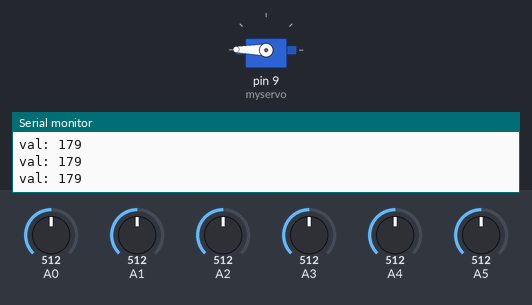
Simulated run of this sketch. Board: Arduino Uno, built with avr-gcc and run on an emulated ATmega328P. Shown: servo, the last lines printed to the serial monitor. The inputs (shaded band) are chosen by the test bench; at power-on: A1 = 512, A5 = 512, A2 = 512, A3 = 512, A0 = 512, A4 = 512.

Above: at 1.2 s.
1.3 s: A1 set to 495
At 1.8 s:
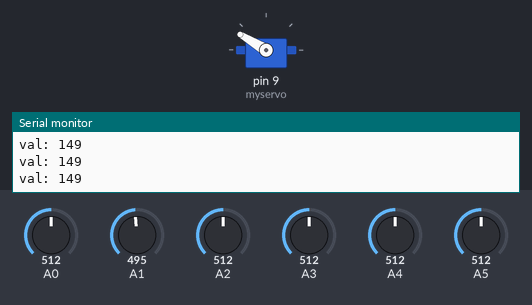
2.8 s: A5 set to 502
4.3 s: A5 set to 479
At 5.1 s:
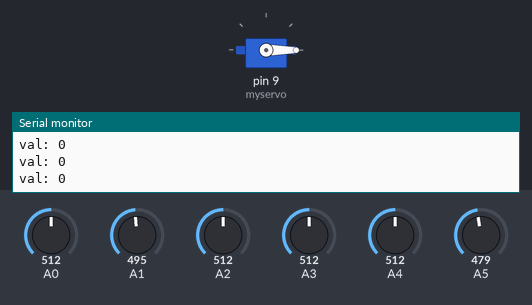
5.8 s: A2 set to 490
7.3 s: A2 set to 461
At 7.8 s:
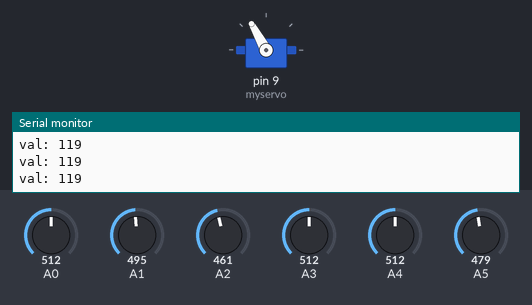
8.8 s: A3 set to 306
At 10.0 s:
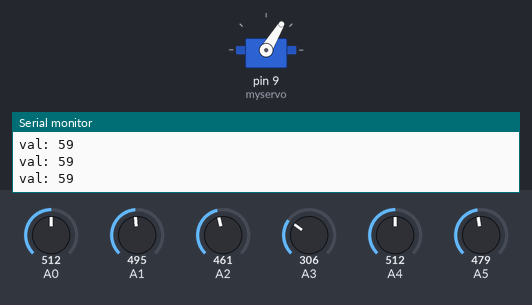
Timing chart, 0 to 11.3 s (numbered marks = the images above; inputs shaded):
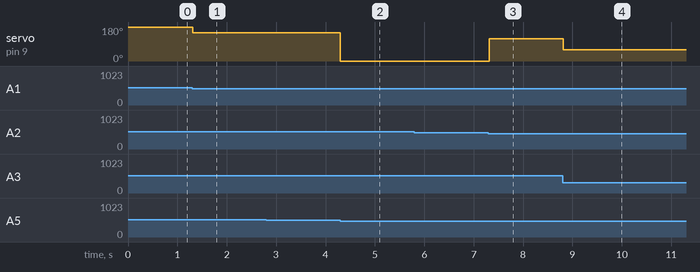

Measured:
- the behaviour switches between 512 and 511 on A1 (found by bisection; images 0 and 1)
- the behaviour switches between 495 and 494 on A5 (found by bisection; images 1 and 2)
- the behaviour switches between 479 and 478 on A2 (found by bisection; images 2 and 3)
- after the input at 1.3 s, servo on pin 9 (myservo): 179° → 149° at once
- after the input at 4.3 s, servo on pin 9 (myservo): 149° → 0° at once
- after the input at 7.3 s, servo on pin 9 (myservo): 0° → 119° at once
- after the input at 8.8 s, servo on pin 9 (myservo): 119° → 59° at once

The sketch:

ldr_servo.ino
```cpp
/*
 Controlling a servo position using a potentiometer (variable resistor)
 by Michal Rinott <http://people.interaction-ivrea.it/m.rinott>

 modified on 8 Nov 2013
 by Scott Fitzgerald
 http://arduino.cc/en/Tutorial/Knob
*/

#include <Servo.h>

Servo myservo;  // create servo object to control a servo

int val;    // variable to read the value from the analog pin

void setup()
{
  Serial.begin(9600);
  myservo.attach(9);  // attaches the servo on pin 9 to the servo object
}

int maxVal = 1023;

int maxPin = 0;

int degreesRot[] = {
  179,
  149,
  119,
  59,
  29,
  0
};

void loop()
{
  #if 1
  int num = 0;
  for (int aPin = A0; aPin < A5 + 1; aPin++)
  {
    val = analogRead(aPin);
    if (val < maxVal)
    {
      maxVal = val;
      maxPin = aPin;
    }
  }
  switch (maxPin)
  {
    case A0:
     val = degreesRot[0];
      break;
    case A1:
     val = degreesRot[1];
      break;
    case A2:
     val = degreesRot[2];
      break;
    case A3:
     val = degreesRot[3];
      break;
    case A4:
     val = degreesRot[4];
      break;
    case A5:
     val = degreesRot[5];
      break;
  }
//  val = map(val, 0, 1023, 0, 180);
Serial.print("val: ");
  Serial.println(val);
  myservo.write(val);
  delay(15);
#else
  val = analogRead(A5);
    Serial.print("val= ");
  Serial.println(val);
delay(250);

  #endif
}
```
